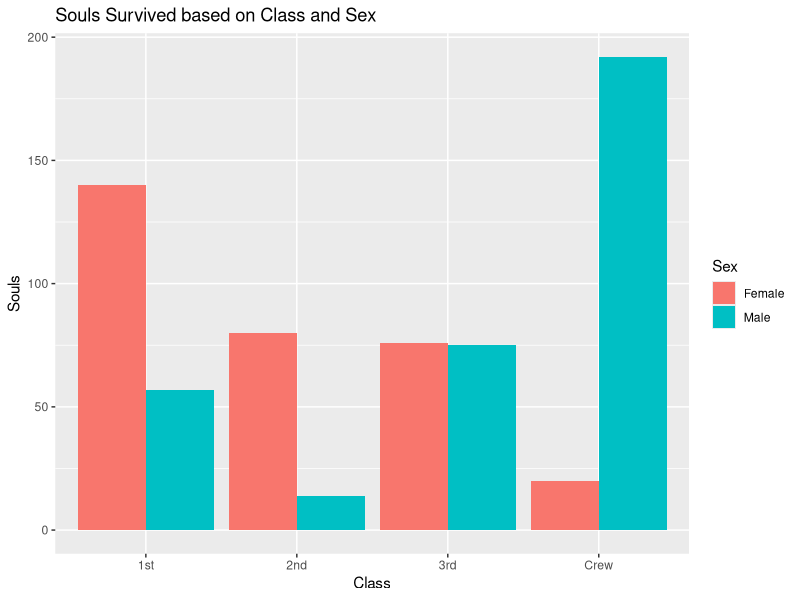
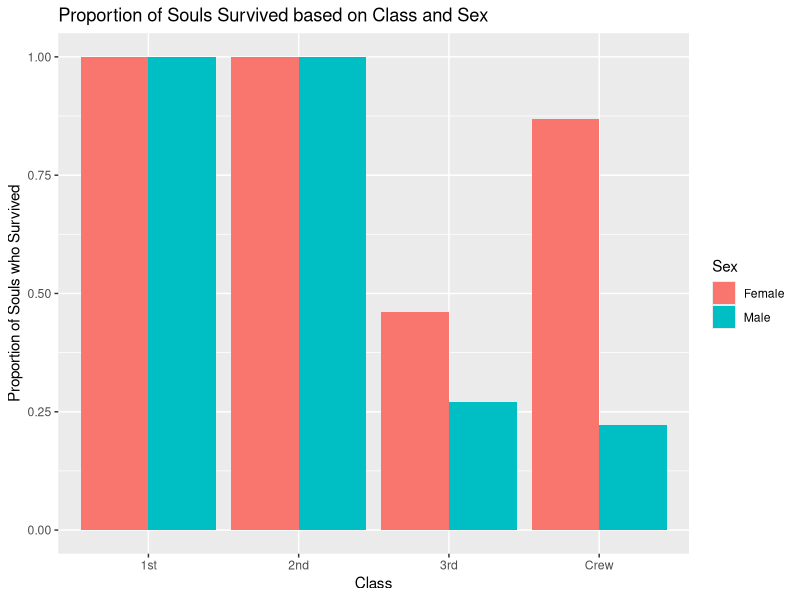
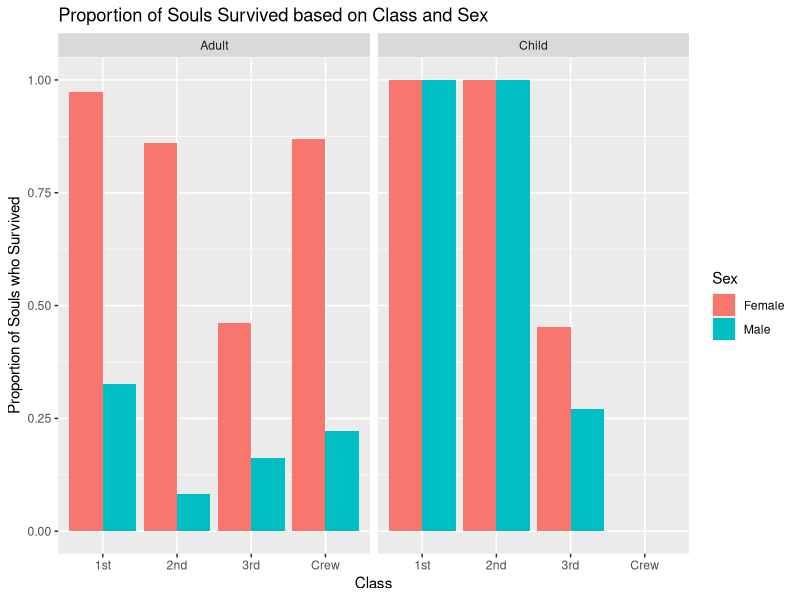

These charts were generated, in order, by the following R code:
## ---- chunk 1
library(tidyverse)

df_titanic <- as_tibble(Titanic)
## ---- chunk 2
## TASK: Perform a `glimpse` of df_titanic
glimpse(df_titanic)
## ---- chunk 3
## NOTE: No need to edit! We'll cover how to
## do this calculation in a later exercise.
df_titanic %>% summarize(total = sum(n))
## ---- chunk 4
## TASK: Visualize counts against `Class` and `Sex`
df_titanic %>%
  filter(Survived == "Yes") %>%
  ggplot(mapping = aes(x = Class, y = n, fill = Sex)) +
  geom_col(position = "dodge") +
  ggtitle("Souls Survived based on Class and Sex") +
  ylab("Souls")
## ---- chunk 5
## NOTE: No need to edit! We'll cover how to
## do this calculation in a later exercise.
df_prop <-
  df_titanic %>%
  group_by(Class, Sex, Age) %>%
  mutate(
    Total = sum(n),
    Prop = n / Total
  ) %>%
  ungroup()
df_prop
## ---- chunk 6
df_prop %>%
  filter(Survived == "Yes") %>%
  ggplot(mapping = aes(x = Class, y = Prop, fill = Sex)) +
  geom_col(position = "dodge") +
  ggtitle("Proportion of Souls Survived based on Class and Sex") +
  ylab("Proportion of Souls who Survived")
## ---- chunk 7
df_prop %>%
  filter(Survived == "Yes") %>%
  ggplot(mapping = aes(x = Class, y = Prop, fill = Sex)) +
  geom_col(position = "dodge") +
  facet_grid(~ Age) +
  ggtitle("Proportion of Souls Survived based on Class and Sex") +
  ylab("Proportion of Souls who Survived")
